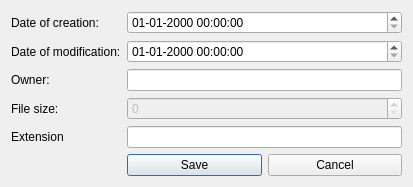
<?xml version="1.0" encoding="UTF-8"?>
<ui version="4.0">
 <class>WindowMetadata</class>
 <widget class="QDialog" name="WindowMetadata">
  <property name="geometry">
   <rect>
    <x>0</x>
    <y>0</y>
    <width>413</width>
    <height>184</height>
   </rect>
  </property>
  <property name="windowTitle">
   <string>Edit Metadata</string>
  </property>
  <property name="windowIcon">
   <iconset resource="../../resources.qrc">
    <normaloff>:/res/Forms/ico.ico</normaloff>:/res/Forms/ico.ico</iconset>
  </property>
  <layout class="QFormLayout" name="formLayout">
   <item row="0" column="0">
    <widget class="QLabel" name="label_dateCreation">
     <property name="sizePolicy">
      <sizepolicy hsizetype="Preferred" vsizetype="Minimum">
       <horstretch>0</horstretch>
       <verstretch>0</verstretch>
      </sizepolicy>
     </property>
     <property name="text">
      <string>Date of creation:</string>
     </property>
    </widget>
   </item>
   <item row="0" column="1">
    <widget class="QDateTimeEdit" name="dateTimeEdit_creation">
     <property name="sizePolicy">
      <sizepolicy hsizetype="Minimum" vsizetype="Minimum">
       <horstretch>0</horstretch>
       <verstretch>0</verstretch>
      </sizepolicy>
     </property>
     <property name="displayFormat">
      <string>dd-MM-yyyy HH:mm:ss</string>
     </property>
    </widget>
   </item>
   <item row="1" column="0">
    <widget class="QLabel" name="label_dateModification">
     <property name="sizePolicy">
      <sizepolicy hsizetype="Preferred" vsizetype="Minimum">
       <horstretch>0</horstretch>
       <verstretch>0</verstretch>
      </sizepolicy>
     </property>
     <property name="text">
      <string>Date of modification:</string>
     </property>
    </widget>
   </item>
   <item row="1" column="1">
    <widget class="QDateTimeEdit" name="dateTimeEdit_modification">
     <property name="sizePolicy">
      <sizepolicy hsizetype="Minimum" vsizetype="Minimum">
       <horstretch>0</horstretch>
       <verstretch>0</verstretch>
      </sizepolicy>
     </property>
     <property name="displayFormat">
      <string>dd-MM-yyyy HH:mm:ss</string>
     </property>
    </widget>
   </item>
   <item row="2" column="0">
    <widget class="QLabel" name="label_owner">
     <property name="sizePolicy">
      <sizepolicy hsizetype="Preferred" vsizetype="Minimum">
       <horstretch>0</horstretch>
       <verstretch>0</verstretch>
      </sizepolicy>
     </property>
     <property name="text">
      <string>Owner:</string>
     </property>
    </widget>
   </item>
   <item row="2" column="1">
    <widget class="QLineEdit" name="lineEdit_owner">
     <property name="sizePolicy">
      <sizepolicy hsizetype="Expanding" vsizetype="Minimum">
       <horstretch>0</horstretch>
       <verstretch>0</verstretch>
      </sizepolicy>
     </property>
    </widget>
   </item>
   <item row="3" column="0">
    <widget class="QLabel" name="label_length">
     <property name="sizePolicy">
      <sizepolicy hsizetype="Preferred" vsizetype="Minimum">
       <horstretch>0</horstretch>
       <verstretch>0</verstretch>
      </sizepolicy>
     </property>
     <property name="text">
      <string>File size:</string>
     </property>
    </widget>
   </item>
   <item row="3" column="1">
    <widget class="QSpinBox" name="spinBox_length">
     <property name="enabled">
      <bool>false</bool>
     </property>
     <property name="sizePolicy">
      <sizepolicy hsizetype="Minimum" vsizetype="Minimum">
       <horstretch>0</horstretch>
       <verstretch>0</verstretch>
      </sizepolicy>
     </property>
    </widget>
   </item>
   <item row="4" column="0">
    <widget class="QLabel" name="label_extension">
     <property name="sizePolicy">
      <sizepolicy hsizetype="Preferred" vsizetype="Minimum">
       <horstretch>0</horstretch>
       <verstretch>0</verstretch>
      </sizepolicy>
     </property>
     <property name="text">
      <string>Extension</string>
     </property>
    </widget>
   </item>
   <item row="4" column="1">
    <widget class="QLineEdit" name="lineEdit_extension">
     <property name="sizePolicy">
      <sizepolicy hsizetype="Expanding" vsizetype="Minimum">
       <horstretch>0</horstretch>
       <verstretch>0</verstretch>
      </sizepolicy>
     </property>
    </widget>
   </item>
   <item row="5" column="1">
    <layout class="QHBoxLayout" name="horizontalLayout">
     <item>
      <widget class="QPushButton" name="button_save">
       <property name="sizePolicy">
        <sizepolicy hsizetype="Minimum" vsizetype="Minimum">
         <horstretch>0</horstretch>
         <verstretch>0</verstretch>
        </sizepolicy>
       </property>
       <property name="text">
        <string>Save</string>
       </property>
      </widget>
     </item>
     <item>
      <widget class="QPushButton" name="pushButton_cancel">
       <property name="sizePolicy">
        <sizepolicy hsizetype="Minimum" vsizetype="Minimum">
         <horstretch>0</horstretch>
         <verstretch>0</verstretch>
        </sizepolicy>
       </property>
       <property name="text">
        <string>Cancel</string>
       </property>
      </widget>
     </item>
    </layout>
   </item>
  </layout>
 </widget>
 <resources>
  <include location="../../resources.qrc"/>
 </resources>
 <connections/>
</ui>
